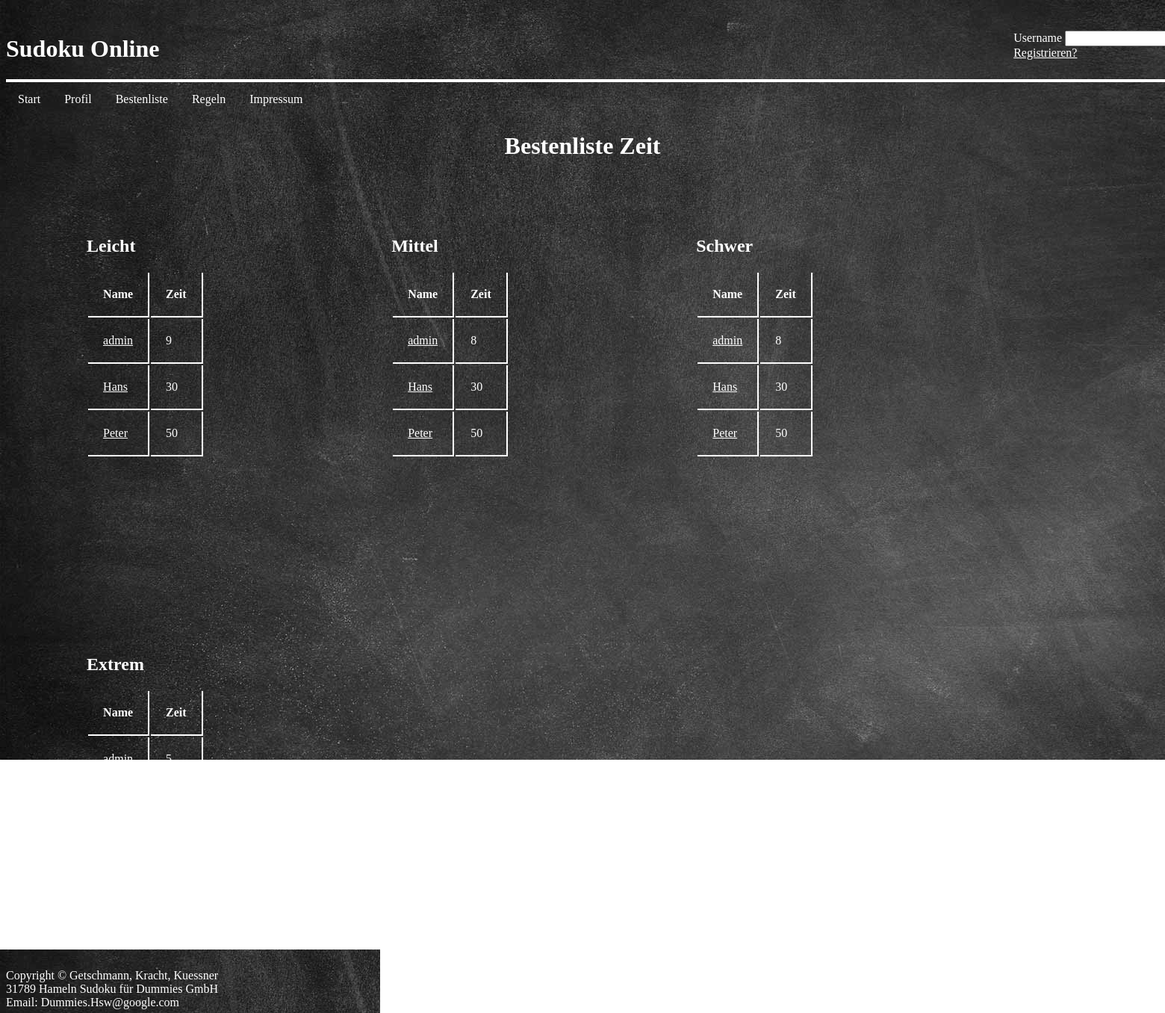
Screenshot of /besttime.php with the database file from the repository.
### tables this page shows
CREATE TABLE `nutzer` (
  `NutzerID` int(10) NOT NULL,
  `Nutzername` varchar(20) NOT NULL,
  `EchterName` varchar(30) DEFAULT NULL,
  `NutzerPW` varchar(100) NOT NULL,
  `Mail` varchar(30) NOT NULL,
  `verifiziert` tinyint(1) NOT NULL DEFAULT '0',
  `Geschlecht` enum('nicht festgelegt','männlich','weiblich') NOT NULL DEFAULT 'nicht festgelegt',
  `RegistriertSeit` timestamp NOT NULL DEFAULT CURRENT_TIMESTAMP,
  `SpielerID` int(10) NOT NULL,
  `Status` text
);

CREATE TABLE `spiele` (
  `SpielerID` int(10) NOT NULL,
  `gewSpiele` int(6) DEFAULT '0',
  `gewSpieleLeicht` int(6) DEFAULT '0',
  `gewSpieleMittel` int(6) DEFAULT '0',
  `gewSpieleSchwer` int(6) DEFAULT '0',
  `gewSpieleExtrem` int(6) DEFAULT '0',
  `zeitLeicht` double DEFAULT '999999',
  `zeitMittel` double DEFAULT '999999',
  `zeitSchwer` double DEFAULT '999999',
  `zeitExtrem` double DEFAULT '999999',
  `Elo` int(5) NOT NULL DEFAULT '1000',
  `DuelleGew` int(6) DEFAULT '0',
  `DuelleGes` int(6) DEFAULT '0'
);

### besttime.php (the view, shortened to what this page needs)
<!DOCTYPE html>
<html>
<head>
<body>
<?PHP
 require_once('include/dbconfig.php');
if(isset($_SESSION['eingeloggt']) && $_SESSION['eingeloggt'])
	{
		include('header/headerLogout.html');
		if($_SESSION['verifiziert']==false)
		{
			include('header/headerVeri.html');
		}
	}
	else
	{
		include('header/headerLogin.php');
	}
  ?>
  <h1 style="color:white; text-align: center"> Bestenliste Zeit </h1>
  <div class="scroll" style="float:left; margin-left:7%; margin-top:60px">
    <h2> Leicht </h2>
    <table style="width:auto; text-align:left">
	<tr>
        <th> Name </th>
        <th> Zeit </th>
    </tr>
	  <?PHP
			$statement = $pdo->prepare("SELECT nutzer.EchterName, spiele.zeitLeicht FROM nutzer, spiele WHERE nutzer.SpielerID=spiele.SpielerID AND spiele.zeitLeicht<999999 ORDER BY spiele.zeitLeicht asc");
			$result = $statement->execute();
			$liste = $statement->fetchAll();
			foreach($liste as $row)
			{
				echo "<tr>";
				echo '<td><a style="color:white" href="visitprofile.php?u=' . $row["EchterName"] . '">'. $row["EchterName"] . '</a></td>';
				echo '<td>'. $row["zeitLeicht"] . '</td>';
				echo "</tr>";
			}
	  ?>
    </table>
  </div>
  <div class="scroll" style="float:left; margin-left:7%; margin-top:60px">
    <h2> Mittel </h2>
    <table style="width:auto; text-align:left">
      <tr>
        <th> Name </th>
        <th> Zeit </th>
    </tr>
	  <?PHP
			$statement = $pdo->prepare("SELECT nutzer.EchterName, spiele.zeitMittel FROM nutzer, spiele WHERE nutzer.SpielerID=spiele.SpielerID AND spiele.zeitMittel<999999 ORDER BY spiele.zeitLeicht asc");
			$result = $statement->execute();
			$liste = $statement->fetchAll();
			foreach($liste as $row)
			{
				echo "<tr>";
				echo '<td><a style="color:white" href="visitprofile.php?u=' . $row["EchterName"] . '">'. $row["EchterName"] . '</a></td>';
				echo '<td>'. $row["zeitMittel"] . '</td>';
				echo "</tr>";
			}
	  ?>
    </table>
  </div>
  <div class="scroll" style="float:left; display:block; margin-left:7%; margin-top:60px">
    <h2> Schwer </h2>
    <table style="width:auto; text-align:left">
     <tr>
        <th> Name </th>
        <th> Zeit </th>
    </tr>
	  <?PHP
			$statement = $pdo->prepare("SELECT nutzer.EchterName, spiele.zeitSchwer FROM nutzer, spiele WHERE nutzer.SpielerID=spiele.SpielerID AND spiele.zeitSchwer<999999 ORDER BY spiele.zeitLeicht asc");
			$result = $statement->execute();
			$liste = $statement->fetchAll();
			foreach($liste as $row)
			{
				echo "<tr>";
				echo '<td><a style="color:white" href="visitprofile.php?u=' . $row["EchterName"] . '">'. $row["EchterName"] . '</a></td>';
				echo '<td>'. $row["zeitSchwer"] . '</td>';
				echo "</tr>";
			}
	  ?>
    </table>
  </div>
  <div class="scroll" style="float:left ; display:block; margin-left:7%; margin-top:60px">
    <h2> Extrem </h2>
    <table style="width:auto; text-align:left">
      <tr>
        <th> Name </th>
        <th> Zeit </th>
    </tr>
	  <?PHP
			$statement = $pdo->prepare("SELECT nutzer.EchterName, spiele.zeitExtrem FROM nutzer, spiele WHERE nutzer.SpielerID=spiele.SpielerID AND spiele.zeitExtrem<999999 ORDER BY spiele.zeitLeicht asc");
			$result = $statement->execute();
			$liste = $statement->fetchAll();
			foreach($liste as $row)
			{
				echo "<tr>";
				echo '<td><a style="color:white" href="visitprofile.php?u=' . $row["EchterName"] . '">'. $row["EchterName"] . '</a></td>';
				echo '<td>'. $row["zeitExtrem"] . '</td>';
				echo "</tr>";
			}
	  ?>
    </table>
  </div>
  <footer style="position: absolute; bottom: 5px">
    Copyright &copy; Getschmann, Kracht, Kuessner </br>
    31789 Hameln Sudoku für Dummies GmbH </br>
    Email: Dummies.Hsw@google.com
  </footer>
</body>
</head>
</html>

### besttime.php (style rules this page uses)
body { background-image: url("pictures/Tafel.jpg"); }
footer { color: white; }
td, th { padding: 20px; border-right: 2px solid white; border-bottom: 2px solid white; }
div.scroll { color:white; overflow: scroll; width: 300px; height: 500px; }

### rows the page displays
nutzer: EchterName "admin", SpielerID.zeitLeicht "9", SpielerID.zeitMittel "8", SpielerID.zeitSchwer "8", SpielerID.zeitExtrem "5"
nutzer: EchterName "Hans", SpielerID.zeitLeicht "30", SpielerID.zeitMittel "30", SpielerID.zeitSchwer "30"
nutzer: EchterName "Peter", SpielerID.zeitLeicht "50", SpielerID.zeitMittel "50", SpielerID.zeitSchwer "50"
